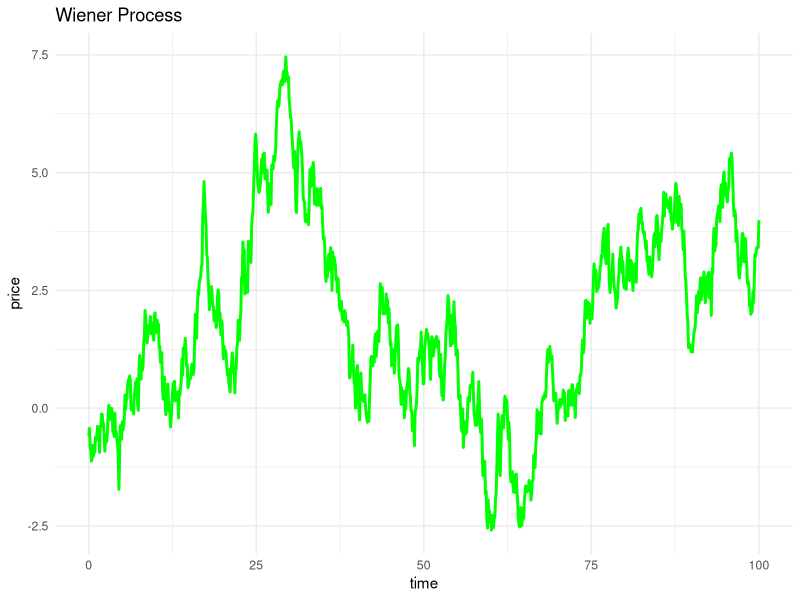
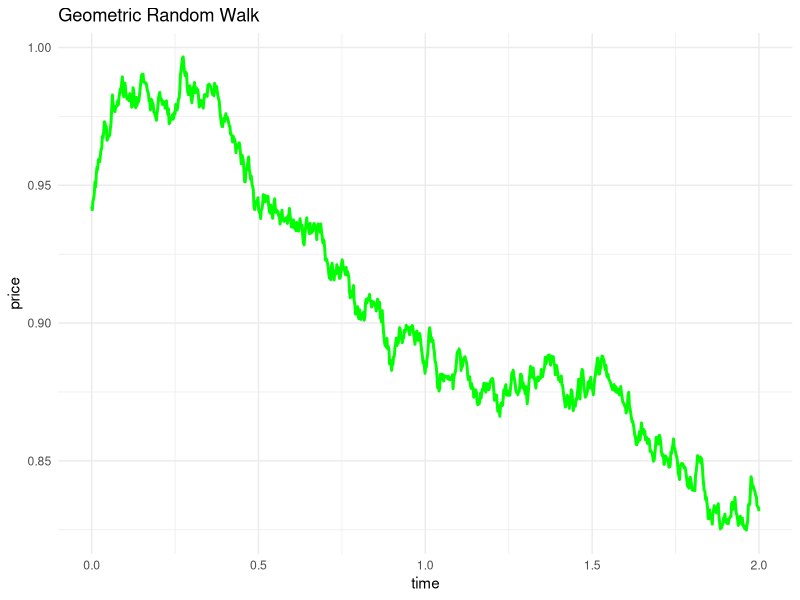

Reproduce these figures in R, in order.
setwd("C:\\...\\financial_market_analysis")
getwd()

# Wiener process simulation

library(ggplot2)

theme_set(theme_minimal())

# number of samples
n <- 1000
# increment (variance)
dt <- .1
# starting value
x0 <- 0
# init vector with zeros
# n+1 timesteps
t <- seq(from = x0, by = dt, len = n+1)
# normal distribution with mean 0 and standard deviation = sqrt(variance)
norm_dist <- rnorm(n+1, mean = 0, sd = sqrt(dt))
# compute cumulative sum
W <- cumsum(norm_dist)
dfWP <- data.frame(time = t, price = W)
# plot
ggplot(dfWP, mapping = aes(x = time, y = price)) +
  geom_line(linewidth = 1, color = 'green') +
  ggtitle("Wiener Process")
# 1 sec pause to render the plot
Sys.sleep(1)

# geometric brownian motion simulation
# initial value of the stock
S0 <- .9453
# time interval - time horizon
T <- 2
# number of items to generate
n <- 1000
# mean
mu <- .1
# sigma value - basically 95% confidence level - random fluctiation around the mean
sigma <- .05
# time steps
dt <- T/n
print(dt)
# time steps
t <- seq(from = 0, to = T, len = n)
print(t)
# Wiener process walk - normal distribution
norm_dist <- rnorm(n, mean = 0, sd = sqrt(dt))
W <- cumsum(norm_dist)
# geometric random walk equation
S <- S0 * exp((mu - .5 * sigma^2) * dt + sigma * W)
print(S)
# create a date frame with results
dfGeomWalk <- data.frame(time = t, price = S)
# plot
ggplot(dfGeomWalk, mapping = aes(x = time, y = price)) +
  geom_line(linewidth = 1, color = 'green') +
  ggtitle("Geometric Random Walk")
